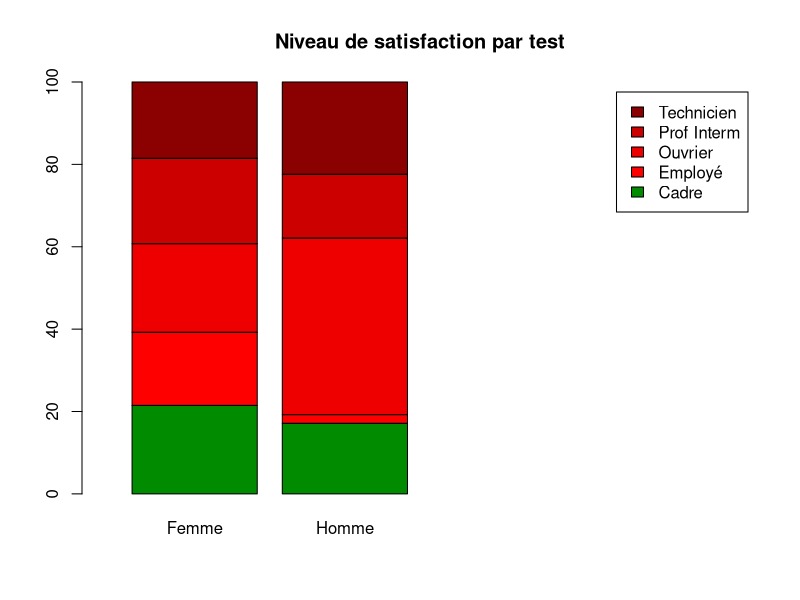
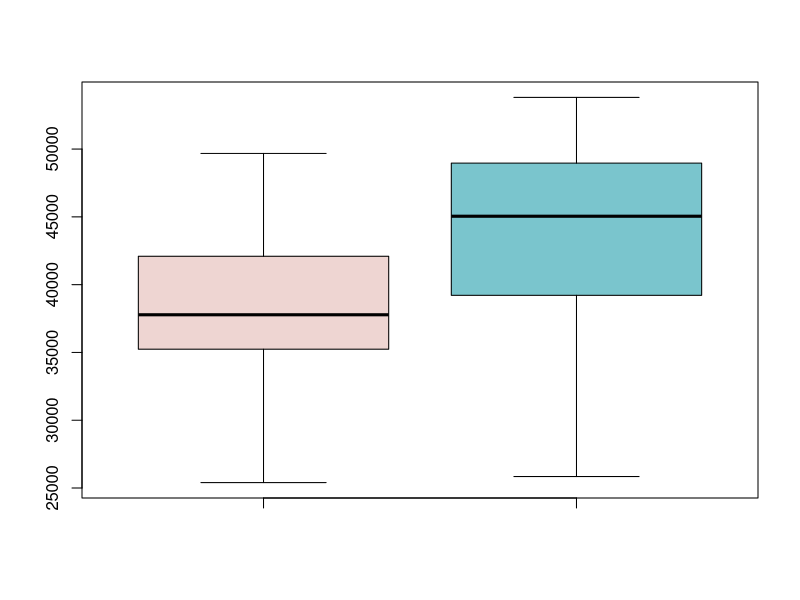
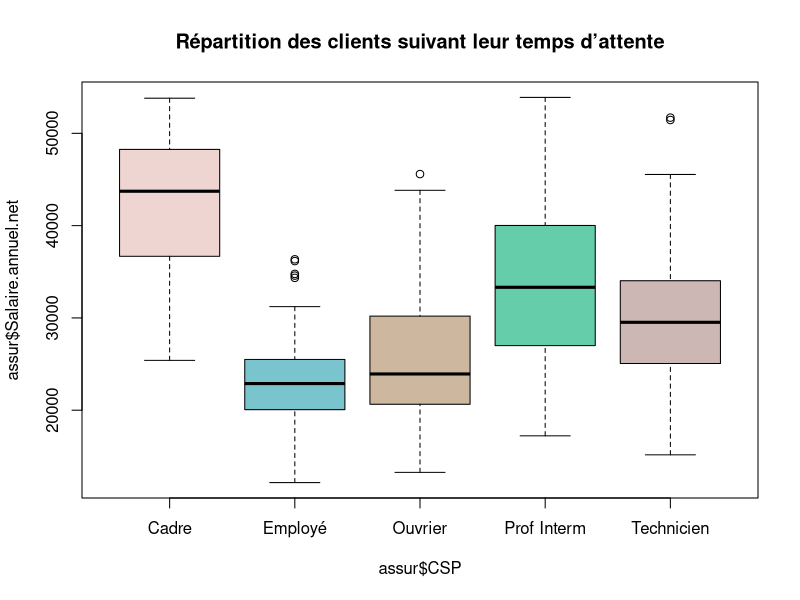
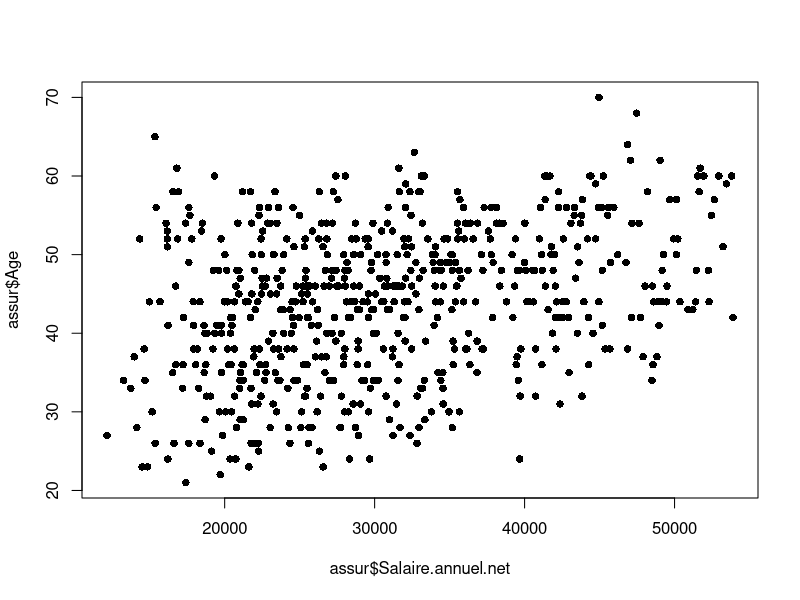
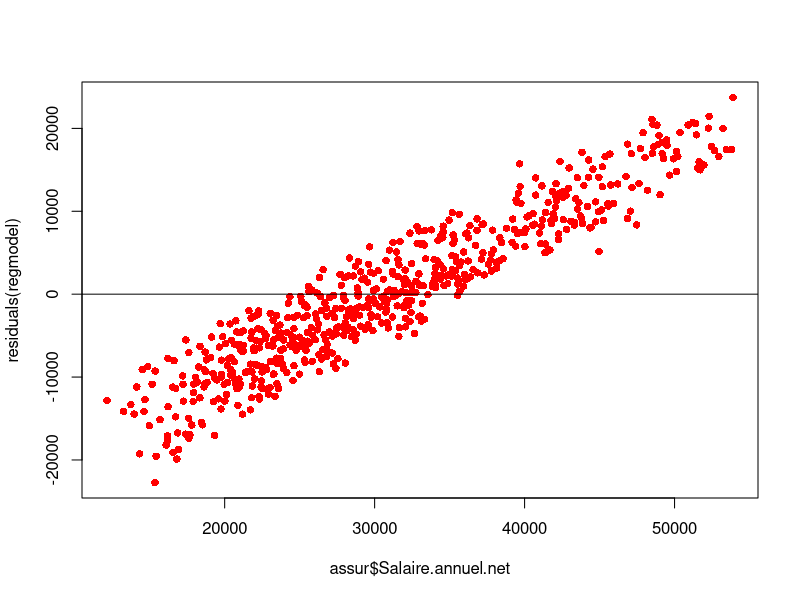
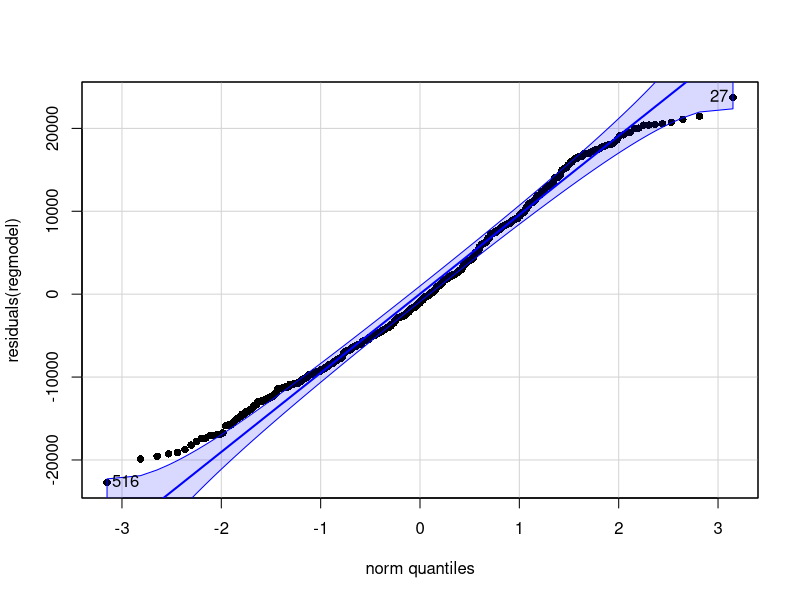

Write the R code that produced these figures, in order.
assur <- read.csv("Data.csv",sep=";",dec=".",header=TRUE, row.names=1, stringsAsFactors=TRUE)
head(assur)


test = table(assur$CSP, assur$Sexe)
test

test2 = prop.table(test, margin=2) * 100 #permet d'y ramener sur un pourcentage
test2

barplot(test2, col =c("green4","red1","red2","red3","red4") ,
        main="Niveau de satisfaction par test", xlim=c(0,5), legend=TRUE)

prop.test(test2,alternative="greater")


#PARTIE B STUDENT
dh <- subset(assur, assur$CSP == "Cadre") #On sépare en sous ensemble
lala = table(dh$Salaire.annuel.net, dh$Sexe)

iris4 = subset(assur, Sexe == "Femme" & CSP == "Cadre")
mean(iris4$Salaire.annuel.net)
sd(iris4$Salaire.annuel.net)
length(iris4$Salaire.annuel.net)

iris5 = subset(assur, Sexe == "Homme" & CSP == "Cadre")
mean(iris5$Salaire.annuel.net)
sd(iris5$Salaire.annuel.net)
length(iris5$Salaire.annuel.net)

boxplot(iris4$Salaire.annuel.net, iris5$Salaire.annuel.net, whisklty = 1, boxfill=c("mistyrose2","cadetblue3", main="Re ́partition des clients suivant leur temps d’attente"))

var.test(iris4$Salaire.annuel.net, iris5$Salaire.annuel.net)

#p-value > alpha Conserve H0 donc on dit que les variances sont égaux

t.test(iris5$Salaire.annuel.net, alternative = "greater", mu=mean(iris4$Salaire.annuel.net)) #A vérifier
#p-value < alpha donc on rejete H0 et oui machin est supérieur.


#PARTIE C ANOVA
boxplot(assur$Salaire.annuel.net~assur$CSP, data=assur, whisklty = 2, boxfill=c("mistyrose2","cadetblue3","bisque3","aquamarine3", "mistyrose3"), main="Répartition des clients suivant leur temps d’attente", legend=TRUE)

#PARTIE D
install.packages("car")
library("car")

plot(assur$Salaire.annuel.net, assur$Age, pch=16)
regmodel = lm(assur$Salaire.annuel.net ~ assur$Age)
abline(regmodel)

plot(assur$Salaire.annuel.net, residuals(regmodel),pch=16,col="red")
abline(h = 0)

qqPlot(residuals(regmodel),pch=16)

summary(regmodel)